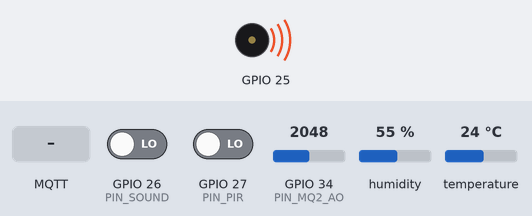
The program below on a simulated ESP32. On the bench: buzzer (waves = sounding). Inputs (shaded band) come from the test bench; at power-on: temperature 24 °C, GPIO 26 (PIN_SOUND) LOW, GPIO 27 (PIN_PIR) LOW, GPIO 34 (PIN_MQ2_AO) = 2048, humidity 55 % (analog values on the 0–4095 scale). WiFi joins after 1.5 s; servers stay silent unless stated; the local clock reads 2024-03-15 10:24:30 at power-on unless the program sets it; random numbers use the default seed unless the program sets one; no MQTT or app messages arrive unless stated; what the program prints to the serial monitor is not drawn.

Above: at 0.1 s.
At 1.7 s:
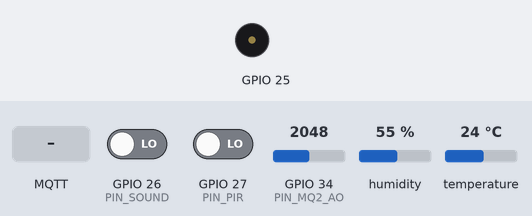
1.8 s: temperature set to 41 °C
3.5 s: GPIO 26 (PIN_SOUND) driven HIGH
8.5 s: MQTT message "buzzer" arrives on the first subscribed topic
10.0 s: MQTT message "1" arrives on the first subscribed topic
11.5 s: temperature set to 12 °C
14.5 s: MQTT message "buzzer" arrives on the second subscribed topic
Timing chart, 0 to 17.0 s (numbered marks = the images above; inputs shaded):
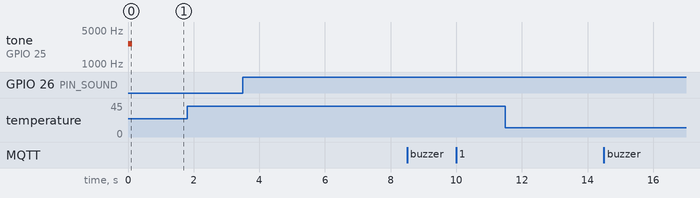

The program:

main.cpp
```cpp
// The Sentinel: reads the Probes, decides its own Alerts, sounds the Alarm by itself, and streams
// a telemetry snapshot per cycle to the Command Post over MQTTS. Contract: docs/ARCHITECTURE.md.
#include <Arduino.h>
#include <ArduinoJson.h>

#include "alerts.h"
#include "config.h"
#include "ota.h"
#include "probes.h"
#include "speaker.h"
#include "uplink.h"

namespace {

char telemetryTopic[64], alertTopic[64], firmwareTopic[64];
Readings readings;
uint32_t lastCycle = 0;

// Alert transitions wait here while the broker is out of reach; when full, the oldest goes.
struct Pending {
  AlertEvent event;
  char ts[24];  // when it happened; empty if the time was not known yet
};
constexpr size_t QUEUE_SIZE = 16;
Pending queue[QUEUE_SIZE];
size_t queued = 0;

double rounded(float value, int decimals) {
  double scale = pow(10, decimals);
  return round(value * scale) / scale;
}

void enqueue(const AlertEvent &event) {
  Serial.printf("[alert] %s %s %s (%s)\n", event.kind, event.raised ? "raised" : "cleared",
                severityName(event.severity), event.alertId);
  if (queued == QUEUE_SIZE) {
    memmove(queue, queue + 1, sizeof(Pending) * (QUEUE_SIZE - 1));
    queued--;
  }
  Pending &pending = queue[queued++];
  pending.event = event;
  if (!uplink::isoNow(pending.ts, sizeof pending.ts)) pending.ts[0] = '\0';
}

bool publishAlert(const Pending &pending) {
  const AlertEvent &event = pending.event;
  JsonDocument doc;
  doc["alert_id"] = event.alertId;
  doc["kind"] = event.kind;
  doc["severity"] = severityName(event.severity);
  doc["state"] = event.raised ? "raised" : "cleared";
  if (!isnan(event.value)) doc["value"] = rounded(event.value, 2);
  doc["detail"].to<JsonObject>();
  char now[24];
  if (pending.ts[0]) doc["ts"] = pending.ts;
  else if (uplink::isoNow(now, sizeof now)) doc["ts"] = now;
  else return false;
  char payload[256];
  serializeJson(doc, payload);
  return uplink::publish(alertTopic, payload);
}

void flushAlerts() {
  size_t sent = 0;
  while (sent < queued && publishAlert(queue[sent])) sent++;
  memmove(queue, queue + sent, sizeof(Pending) * (queued - sent));
  queued -= sent;
}

void publishTelemetry() {
  char ts[24];
  // The contract wants every reading and a real time: wait for the DHT22 and for the Pi's clock.
  if (isnan(readings.temp) || !uplink::isoNow(ts, sizeof ts)) return;
  JsonDocument doc;
  doc["ts"] = ts;
  JsonObject r = doc["readings"].to<JsonObject>();
  r["temp"] = rounded(readings.temp, 1);
  r["humidity"] = rounded(readings.humidity, 1);
  r["air"] = readings.air;
  r["pir"] = readings.pir;
  r["sound"] = rounded(readings.sound, 2);
  char payload[256];
  serializeJson(doc, payload);
  uplink::publish(telemetryTopic, payload);
}

void onCommand(const char *payload, size_t length) {
  JsonDocument doc;
  if (deserializeJson(doc, payload, length)) {
    Serial.println("[command] not JSON, ignored");
    return;
  }
  const char *actuator = doc["actuator"] | "";
  const char *action = doc["action"] | "";
  Serial.printf("[command] %s %s\n", actuator, action);
  // The contract still calls the Alarm `buzzer`: it is the speaker now.
  if (strcmp(actuator, "buzzer") == 0) speaker::command(action);
}

// Retained: whoever asks the broker knows which firmware runs, and why the last update failed.
void publishFirmware() {
  JsonDocument doc;
  doc["version"] = ota::version();
  if (*ota::lastError()) doc["error"] = ota::lastError();
  char payload[160];
  serializeJson(doc, payload);
  uplink::publish(firmwareTopic, payload, true);
}

// After a reconnection, the api may have missed transitions: it gets every raised Alert again.
void onBrokerConnect() {
  publishFirmware();
  alerts::reemitActive(enqueue);
  flushAlerts();
}

void cycle(uint32_t now) {
  probes::read(readings);
  alerts::evaluate(readings, now, enqueue);
  speaker::setLocal(alerts::critical());
  if (uplink::brokerUp()) {
    flushAlerts();
    publishTelemetry();
  }
  Serial.printf("T=%.1f H=%.0f air=%d pir=%d son=%.2f | wifi=%d heure=%d broker=%d %s\n", readings.temp,
                readings.humidity, readings.air, readings.pir, readings.sound, uplink::wifiUp(), uplink::timeKnown(),
                uplink::brokerUp(), uplink::problem());
}

}  // namespace

void setup() {
  Serial.begin(115200);
  Serial.printf("\n[sentinel] %s booting\n", SENTINEL_ID);
  snprintf(telemetryTopic, sizeof telemetryTopic, "sentinel/%s/telemetry", SENTINEL_ID);
  snprintf(alertTopic, sizeof alertTopic, "sentinel/%s/alert", SENTINEL_ID);
  snprintf(firmwareTopic, sizeof firmwareTopic, "sentinel/%s/firmware", SENTINEL_ID);
  Serial.printf("[sentinel] firmware %s\n", ota::version());

  speaker::begin();
  speaker::beep(120);
  probes::begin();
  alerts::begin();
  uplink::begin(onCommand, ota::command, onBrokerConnect);
}

void loop() {
  // A new firmware asked by the Pi: the broker let go first, then a restart on it. Back here only
  // when it failed: the uplink connects again, and says why on the firmware topic.
  if (ota::pending()) {
    uplink::stop();
    ota::run();
  }
  uint32_t now = millis();
  uplink::update(now);
  if (now - lastCycle >= CYCLE_MS) {
    lastCycle = now;
    cycle(now);
  }
}
```

secrets.example.h
```cpp
#pragma once

// Copy to secrets.h (git-ignored) and fill it in, or let infra/plug-and-play.sh write it on the
// Pi from infra/secrets/: the credentials then never leave the Command Post.

#define WIFI_SSID "SentinelX-4"
#define WIFI_PASSPHRASE "the table Wi-Fi passphrase"
#define BROKER_HOST "192.168.4.1"  // the Pi: its broker certificate names this address
#define BROKER_PORT 8883
#define MQTT_USER "sentinel-01"
#define MQTT_PASSWORD "sentinel-01's password, from infra/secrets/handover.txt"
#define NTP_SERVER "192.168.4.1"   // chrony on the Pi: the table network has no Internet
// The firmware over the Wi-Fi: https://BROKER_HOST/firmware/sentinel-01.bin, behind this token
// (FIRMWARE_TOKEN in infra/secrets/firmware.env).
#define FIRMWARE_TOKEN "the firmware token"

// infra/secrets/ca.crt: the team CA that signed the broker's certificate.
static const char CA_CERT[] = R"PEM(
-----BEGIN CERTIFICATE-----
...
-----END CERTIFICATE-----
)PEM";
```

alerts.cpp
```cpp
#include "alerts.h"

#include "config.h"

const char *severityName(Severity severity) {
  switch (severity) {
    case Severity::Info: return "info";
    case Severity::Warning: return "warning";
    case Severity::Critical: return "critical";
    default: return "none";
  }
}

namespace {

struct Tracker {
  explicit Tracker(const char *kind) : kind(kind) {}
  const char *kind;
  Severity severity = Severity::None;
  char alertId[32] = "";
  float value = NAN;
  uint32_t calmSince = 0;  // presence and noise: when the reading last went calm
};

Tracker gas{"gas"}, thermal{"thermal"}, presence{"presence"}, noise{"noise"};
Tracker *const trackers[] = {&gas, &thermal, &presence, &noise};

// Tells this boot's alert_ids from the previous ones'.
char bootTag[5];
uint32_t serial = 0;

// The level of a reading against a warning and a critical threshold, with hysteresis: a level
// is kept until the reading drops below its threshold minus `hysteresis`.
template <typename T>
Severity levelOf(T value, T warning, T critical, T hysteresis, Severity current) {
  if (value >= critical || (current == Severity::Critical && value > critical - hysteresis)) return Severity::Critical;
  if (value >= warning || (current >= Severity::Warning && value > warning - hysteresis)) return Severity::Warning;
  return Severity::None;
}

void move(Tracker &tracker, Severity next, float value, alerts::Emit emit) {
  if (next == tracker.severity) return;
  AlertEvent event{tracker.kind, "", next, next != Severity::None, value};
  if (tracker.severity == Severity::None) {
    snprintf(tracker.alertId, sizeof tracker.alertId, "%s-%s-%lu", tracker.kind, bootTag, (unsigned long)++serial);
  }
  if (!event.raised) event.severity = tracker.severity;
  strlcpy(event.alertId, tracker.alertId, sizeof event.alertId);
  tracker.severity = next;
  tracker.value = value;
  emit(event);
}

}  // namespace

namespace alerts {

void begin() { snprintf(bootTag, sizeof bootTag, "%04lx", (unsigned long)(esp_random() & 0xffff)); }

void evaluate(const Readings &r, uint32_t now, Emit emit) {
  if (now >= GAS_WARMUP_MS) {
    move(gas, levelOf(r.air, GAS_WARNING, GAS_CRITICAL, GAS_HYSTERESIS, gas.severity), r.air, emit);
  }

  if (!isnan(r.temp)) {
    move(thermal, levelOf(r.temp, THERMAL_WARNING, THERMAL_CRITICAL, THERMAL_HYSTERESIS, thermal.severity), r.temp, emit);
  }

  if (now >= PIR_WARMUP_MS) {
    if (r.pir) {
      presence.calmSince = now;
      move(presence, Severity::Warning, NAN, emit);
    } else if (now - presence.calmSince >= PRESENCE_HOLD_MS) {
      move(presence, Severity::None, NAN, emit);
    }
  }

  if (r.sound >= NOISE_RAISE) {
    noise.calmSince = now;
    move(noise, Severity::Info, r.sound, emit);
  } else if (r.sound >= NOISE_QUIET) {
    noise.calmSince = now;
  } else if (now - noise.calmSince >= NOISE_HOLD_MS) {
    move(noise, Severity::None, r.sound, emit);
  }
}

void reemitActive(Emit emit) {
  for (Tracker *tracker : trackers) {
    if (tracker->severity == Severity::None) continue;
    AlertEvent event{tracker->kind, "", tracker->severity, true, tracker->value};
    strlcpy(event.alertId, tracker->alertId, sizeof event.alertId);
    emit(event);
  }
}

bool critical() { return worst() == Severity::Critical; }

Severity worst() {
  Severity worst = Severity::None;
  for (Tracker *tracker : trackers) worst = max(worst, tracker->severity);
  return worst;
}

}  // namespace alerts
```

alerts.h
```cpp
#pragma once

#include <Arduino.h>

#include "probes.h"

enum class Severity : uint8_t { None, Info, Warning, Critical };

const char *severityName(Severity severity);

// One transition of one Alert, as it goes on sentinel/<id>/alert.
struct AlertEvent {
  const char *kind;
  char alertId[32];
  Severity severity;  // the severity raised, or the one it had when cleared
  bool raised;
  float value;        // NAN: no triggering measurement
};

namespace alerts {

using Emit = void (*)(const AlertEvent &event);

void begin();
// Compares the readings to the thresholds and emits one event per transition. A change of
// severity is raised again on the same alert_id.
void evaluate(const Readings &readings, uint32_t now, Emit emit);
// Emits every Alert still raised, after a reconnection: the api replaces a raised by its id.
void reemitActive(Emit emit);
bool critical();
Severity worst();

}  // namespace alerts
```

ota.cpp
```cpp
#include "ota.h"

#include <ArduinoJson.h>
#include <HTTPClient.h>
#include <Update.h>
#include <WiFiClientSecure.h>

#include "config.h"
#include "secrets.h"

// infra/plug-and-play.sh builds with -DFIRMWARE_VERSION: a hash of the sources and of secrets.h.
#ifndef FIRMWARE_VERSION
#define FIRMWARE_VERSION "dev"
#endif

namespace {

char wanted[41] = "";
char wantedMd5[33] = "";
char error[64] = "";
// The command is retained, and comes again at each connection: a download that keeps failing is
// tried this many times, then left until the next boot, rather than every few seconds.
constexpr int MAX_ATTEMPTS = 3;
int attempts = 0;

bool isMd5(const char *text) {
  if (strlen(text) != 32) return false;
  for (const char *c = text; *c; c++) {
    if (!isxdigit(static_cast<unsigned char>(*c))) return false;
  }
  return true;
}

void fail(const char *why) {
  snprintf(error, sizeof error, "%s", why);
  Serial.printf("[ota] failed: %s\n", why);
  wanted[0] = '\0';
}

}  // namespace

namespace ota {

const char *version() { return FIRMWARE_VERSION; }
const char *lastError() { return error; }
bool pending() { return wanted[0] != '\0'; }

void command(const char *payload, size_t length) {
  JsonDocument doc;
  if (deserializeJson(doc, payload, length)) {
    Serial.println("[ota] not JSON, ignored");
    return;
  }
  const char *version = doc["version"] | "";
  const char *md5 = doc["md5"] | "";
  if (!*version || strlen(version) >= sizeof wanted || !isMd5(md5)) {
    Serial.println("[ota] no version or no md5, ignored");
    return;
  }
  if (strcmp(version, FIRMWARE_VERSION) == 0) return;
  if (attempts >= MAX_ATTEMPTS) {
    Serial.printf("[ota] %s failed %d times, left until the next boot\n", version, attempts);
    return;
  }
  snprintf(wanted, sizeof wanted, "%s", version);
  snprintf(wantedMd5, sizeof wantedMd5, "%s", md5);
  error[0] = '\0';
  Serial.printf("[ota] %s -> %s asked\n", FIRMWARE_VERSION, wanted);
}

void run() {
  // From the Pi alone, whatever the command said: the address and the CA are those of this build.
  char url[96];
  snprintf(url, sizeof url, "https://%s/firmware/%s.bin", BROKER_HOST, SENTINEL_ID);
  Serial.printf("[ota] downloading %s\n", url);
  attempts++;

  WiFiClientSecure tls;
  tls.setCACert(CA_CERT);
  tls.setHandshakeTimeout(15);
  HTTPClient http;
  http.setTimeout(15000);
  if (!http.begin(tls, url)) return fail("HTTPS: adresse");
  http.addHeader("Authorization", String("Bearer ") + FIRMWARE_TOKEN);
  int code = http.GET();
  if (code != HTTP_CODE_OK) {
    char why[48];
    snprintf(why, sizeof why, "HTTPS: %d", code);
    http.end();
    return fail(why);
  }
  int size = http.getSize();
  if (size <= 0 || !Update.begin(size)) {
    http.end();
    return fail("pas de place pour le firmware");
  }
  Update.setMD5(wantedMd5);
  size_t written = Update.writeStream(*http.getStreamPtr());
  http.end();
  // end() checks the MD5 and that the image is one the bootloader can start.
  if (written != static_cast<size_t>(size) || !Update.end()) {
    Update.abort();
    char why[64];
    snprintf(why, sizeof why, "ecriture: %s", Update.errorString());
    return fail(why);
  }
  Serial.printf("[ota] %s written, restarting\n", wanted);
  delay(200);
  ESP.restart();
}

}  // namespace ota
```

ota.h
```cpp
#pragma once

#include <Arduino.h>

// The Sentinel's new firmware over the table Wi-Fi: no cable once the first one is in. The Pi asks
// for it over MQTTS (command/<id>/firmware); it comes over HTTPS from the Pi alone, its certificate
// checked against the team CA, behind a token, and its MD5 checked before it is booted.
namespace ota {

// What this firmware was built as: FIRMWARE_VERSION, given by infra/plug-and-play.sh.
const char *version();
// A command on command/<id>/firmware, retained: { "version": "...", "md5": "<32 hex>" }. Kept when
// the version differs from this one; the download waits for the loop.
void command(const char *payload, size_t length);
// Whether a download waits. The uplink lets go of the broker before it: TLS needs the memory.
bool pending();
// Downloads, writes and restarts on the new firmware. Returns only when it failed: why, in lastError().
void run();
const char *lastError();

}  // namespace ota
```

probes.cpp
```cpp
#include "probes.h"

#include <DHT.h>
#include <esp_adc_cal.h>
#include <esp_timer.h>

#include "config.h"
#include "pins.h"

namespace {

DHT dht(PIN_DHT, DHT22);

// The CZN-15E only says "above its threshold" or not, and chatters with the sound wave while it
// is. It is sampled every millisecond, not caught on an edge: the Wi-Fi's current draw puts
// glitches of a few microseconds on the wire, which an edge interrupt took for sound.
constexpr int SOUND_ACTIVE = SOUND_ACTIVE_LOW ? LOW : HIGH;
uint32_t samples = 0, heard = 0;    // this window's, on the esp_timer task only
uint32_t loudWindows = 0, windows = 0;
portMUX_TYPE soundMux = portMUX_INITIALIZER_UNLOCKED;
esp_timer_handle_t sampleTimer;

// Every millisecond, from the esp_timer task: whatever the main loop is busy with.
void onSample(void *) {
  if (digitalRead(PIN_SOUND) == SOUND_ACTIVE) heard++;
  if (++samples < SOUND_WINDOW_MS) return;
  portENTER_CRITICAL(&soundMux);
  windows++;
  if (heard >= SOUND_MIN_MS) loudWindows++;
  portEXIT_CRITICAL(&soundMux);
  samples = heard = 0;
}

// The share of 400 ms that `pin` spends at `level`.
float shareAt(int pin, int level) {
  int at = 0;
  for (int i = 0; i < 200; i++) {
    at += digitalRead(pin) == level;
    delay(2);
  }
  return at / 200.0f;
}

// The MQ-2 rests at a few hundred millivolts in clean air, at the bottom of the ADC: its 0–3.1 V
// range reads 0 under about 0.15 V. The 0–1 V range reaches down to about 75 mV, four times finer:
// the MQ-2 is read on it, and on the wide one only when it is above it.
esp_adc_cal_characteristics_t fineRange, wideRange;

uint32_t averageRaw(adc_attenuation_t attenuation) {
  analogSetPinAttenuation(PIN_MQ2_AO, attenuation);
  uint32_t sum = 0;
  for (int i = 0; i < 16; i++) sum += analogRead(PIN_MQ2_AO);
  return sum / 16;
}

int readAir() {
  uint32_t raw = averageRaw(ADC_0db);
  uint32_t mv = raw ? esp_adc_cal_raw_to_voltage(raw, &fineRange) : 0;
  if (mv > 900) mv = esp_adc_cal_raw_to_voltage(averageRaw(ADC_11db), &wideRange);
  return mv;
}

float takeSoundShare() {
  portENTER_CRITICAL(&soundMux);
  float share = windows ? float(loudWindows) / windows : 0;
  loudWindows = windows = 0;
  portEXIT_CRITICAL(&soundMux);
  return share;
}

}  // namespace

namespace probes {

void begin() {
  pinMode(PIN_PIR, INPUT);
  pinMode(PIN_SOUND, INPUT);
  analogReadResolution(12);
  esp_adc_cal_characterize(ADC_UNIT_1, ADC_ATTEN_DB_0, ADC_WIDTH_BIT_12, 1100, &fineRange);
  esp_adc_cal_characterize(ADC_UNIT_1, ADC_ATTEN_DB_11, ADC_WIDTH_BIT_12, 1100, &wideRange);
  dht.begin();

  // In a quiet room the module should not hear anything: set too sensitive, it hears all the time.
  if (shareAt(PIN_SOUND, SOUND_ACTIVE) > 0.5f) {
    Serial.println("[probes] the sound sensor hears sound all the time: turn its screw until its LED goes out in "
                   "silence. LED already out: set SOUND_ACTIVE_LOW to false in config.h");
  }

  esp_timer_create_args_t args = {};
  args.callback = onSample;
  args.name = "sound-sample";
  esp_timer_create(&args, &sampleTimer);
  esp_timer_start_periodic(sampleTimer, 1000);
}

void read(Readings &readings) {
  float temp = dht.readTemperature();
  float humidity = dht.readHumidity();
  if (!isnan(temp) && !isnan(humidity)) {
    readings.temp = temp;
    readings.humidity = humidity;
  }
  readings.air = readAir();
  readings.pir = digitalRead(PIN_PIR) == HIGH;
  readings.sound = takeSoundShare();
}

}  // namespace probes
```

Source omitted: probes.h (527 bytes), speaker.cpp (3654 bytes), speaker.h (646 bytes), uplink.cpp (3578 bytes), uplink.h (1066 bytes), config.h (1670 bytes), pins.h (533 bytes)

Measured:
- after the input at 1.8 s, every drawn part: stays the same
- after the input at 3.5 s, every drawn part: stays the same
- after the input at 8.5 s, every drawn part: stays the same
- after the input at 10.0 s, every drawn part: stays the same
- after the input at 11.5 s, every drawn part: stays the same
- after the input at 14.5 s, every drawn part: stays the same
